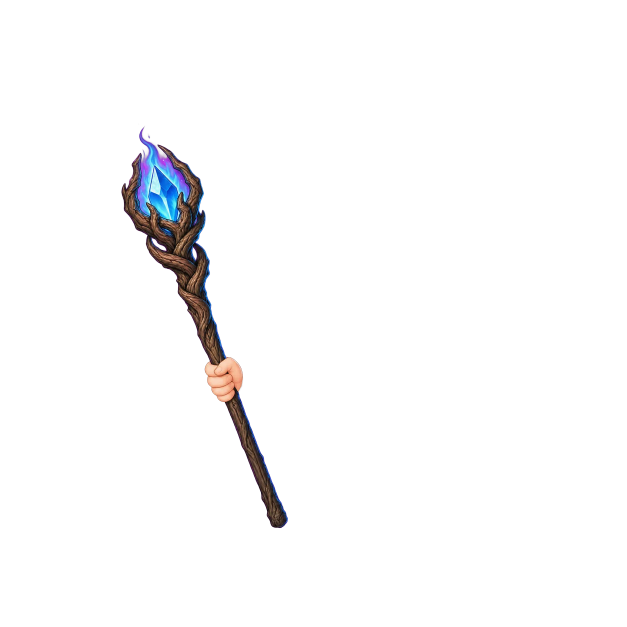
#> input picture assets/hand_objects/hand_object_001_arcane_staff_pose_002_left.png, 1254 x 1254 px, given in place of hand_object_009_violet_blade_pose_002_left_candidate.png, which was not available (shown at 1/2 size)
$ python normalize_hand_object_revision_candidates.py
#> lines starting #> are read from the running program, lines starting #| are printed output that depends on the picture; after the words box and inside, x2 and y2 are one past the last pixel; in counts of white or black regions, pixels touching at a corner belong together; pictures that were not available may be replaced by others from this repository, and a replacement may not be noted
from pathlib import Path
from PIL import Image
import numpy as np
root=Path('/home/ubuntu/Demigods')
src=root/'incoming/hand_objects/revision_2026-08-15'
out=root/'incoming/hand_objects/revision_2026-08-15/normalized'; out.mkdir(parents=True,exist_ok=True)
configs={
 'hand_object_009_violet_blade_pose_002_left_candidate.png':('hand_object_009_violet_blade_pose_002_left.png',(343,157,522,939)),
 'hand_object_012_brown_tome_pose_004_left_candidate.png':('hand_object_012_brown_tome_pose_004_left.png',(325,645,555,860)),
}
for name,(dest,target) in configs.items():
 im=Image.open(src/name).convert('RGBA'); arr=np.array(im)
#> further down, im is the input picture: PIL image 1254x1254 RGBA; mean R, G, B, A 3, 2.8, 3.3, 8.1
 rgb=arr[:,:,:3].astype(int); mx=rgb.max(2); mn=rgb.min(2)
#> after `rgb = arr[:, :, :3].astype(int)`:
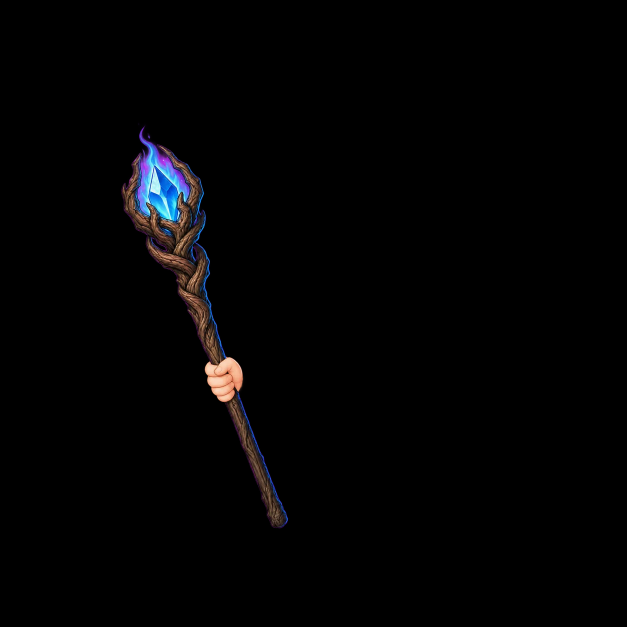
#> rgb: shape (1254, 1254, 3) int64 (shown at 1/2 size); mean R, G, B 3, 2.8, 3.3
#> after `mx = rgb.max(2)`:
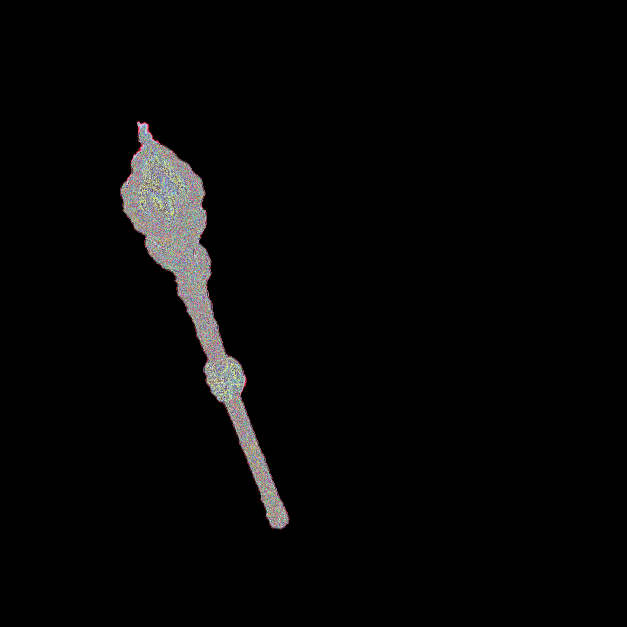
#> mx: shape (1254, 1254) int64 (shown at 1/2 size); 256 distinct labels, from 0 to 255; one colour per label, 0 black
#> after `mn = rgb.min(2)`:
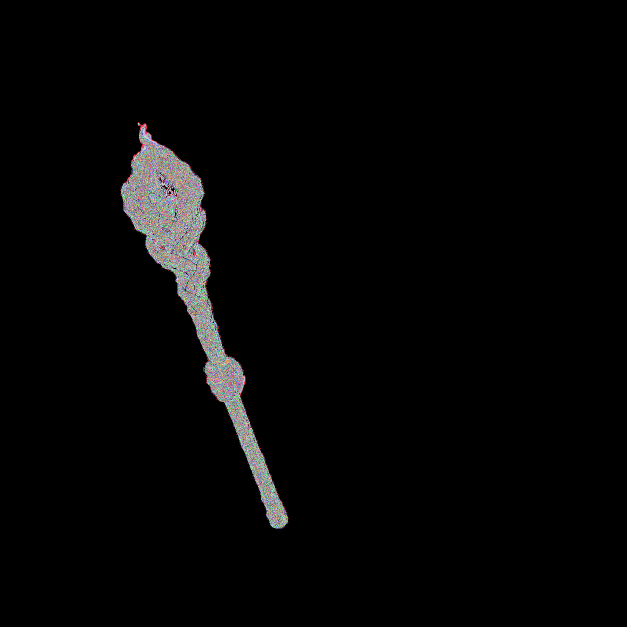
#> mn: shape (1254, 1254) int64 (shown at 1/2 size); 245 distinct labels, from 0 to 249; one colour per label, 0 black
 # remove the neutral checkerboard while preserving colored artwork and dark/cream object pixels
 mask=((mx-mn)>12) | (mn<220)
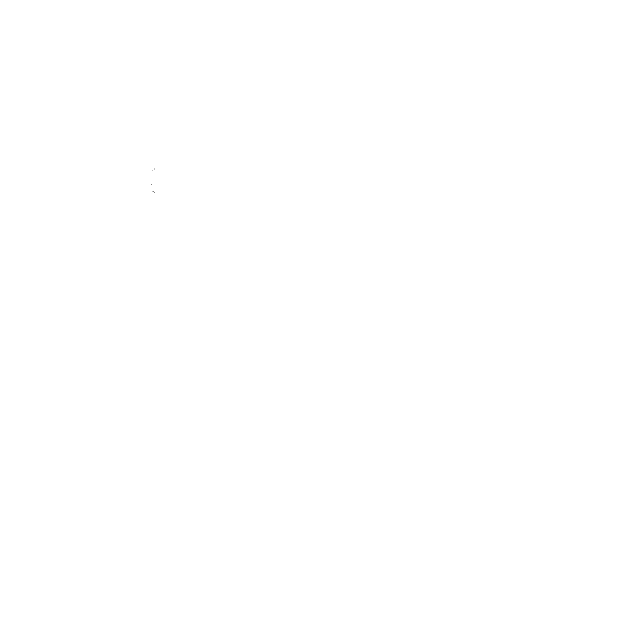
#> mask: shape (1254, 1254) bool (shown at 1/2 size); 100% white; black in thin lines or dots, all inside (x1, y1, x2, y2) = (303, 337, 310, 385)
 # retain only pixels connected to the central subject area; checkerboard is neutral and excluded above
 rgba=arr.copy(); rgba[:,:,3]=np.where(mask,255,0).astype('uint8')
 subject=Image.fromarray(rgba,'RGBA'); bbox=subject.getchannel('A').getbbox()
#> after `bbox = subject.getchannel('A').getbbox()`: bbox = (0, 0, 1254, 1254)
 if not bbox: raise SystemExit(f'{name}: no subject after background removal')
 crop=subject.crop(bbox)
 x0,y0,x1,y1=target; tw,th=x1-x0,y1-y0
 scale=min(tw/crop.width,th/crop.height)
#> scale = 0.143
 nw,nh=max(1,round(crop.width*scale)),max(1,round(crop.height*scale))
#> nw = 179; nh = 179
 crop=crop.resize((nw,nh),Image.Resampling.LANCZOS)
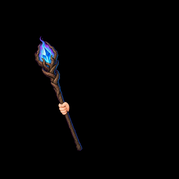
#> crop: PIL image 179x179 RGBA; mean R, G, B, A 3, 2.8, 3.3, 255; transparent parts drawn white
 canvas=Image.new('RGBA',(1254,1254),(0,0,0,0)); x=x0+(tw-nw)//2; y=y0+(th-nh)//2; canvas.alpha_composite(crop,(x,y))
#> after `canvas = Image.new('RGBA', (1254, 1254), (0, 0, 0, 0))`: canvas: PIL image 1254x1254 RGBA; every value is 0
#> after `x = x0 + (tw - nw) // 2`: x = 343
#> after `y = y0 + (th - nh) // 2`: y = 458
 canvas.save(out/dest); print(dest,'source_bbox',bbox,'crop',crop.size,'placed',(x,y,x+nw,y+nh))
#| hand_object_009_violet_blade_pose_002_left.png source_bbox (0, 0, 1254, 1254) crop (179, 179) placed (343, 458, 522, 637)
#> pass 2 of the loop `for name,(dest,target) in configs.items():`:
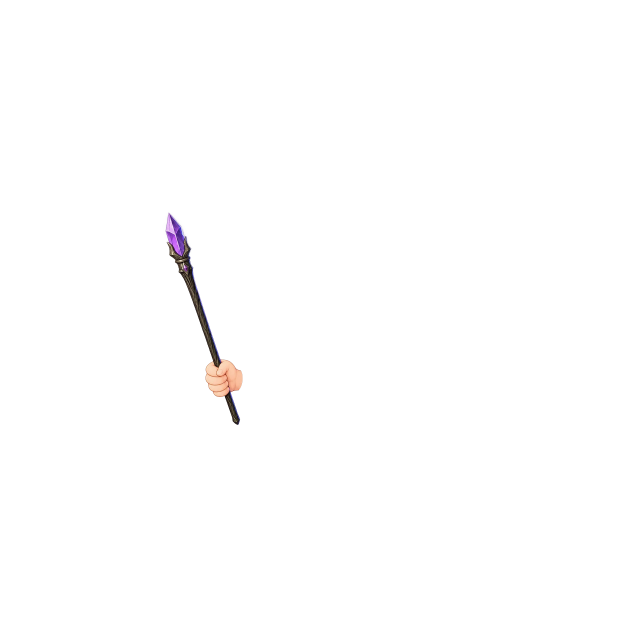
#> input picture assets/hand_objects/hand_object_003_dark_wand_pose_002_left.png, 1254 x 1254 px, given in place of hand_object_012_brown_tome_pose_004_left_candidate.png, which was not available (shown at 1/2 size)
#> im is the input picture: PIL image 1254x1254 RGBA; mean R, G, B, A 1.1, 0.8, 0.9, 1.9
#> mx: shape (1254, 1254) int64; 256 distinct labels, from 0 to 255
#> mn: shape (1254, 1254) int64; 239 distinct labels, from 0 to 250
#> `mask=((mx-mn)>12) | (mn<220)`:
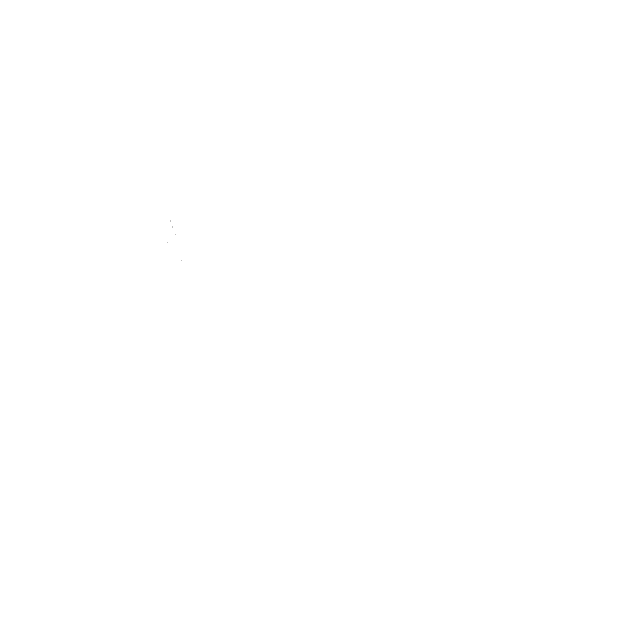
#> mask: shape (1254, 1254) bool (shown at 1/2 size); 100% white; black in thin lines or dots, all inside (x1, y1, x2, y2) = (335, 441, 363, 521)
#> crop: PIL image 215x215 RGBA
#> `canvas.alpha_composite(crop, (x, y))`:
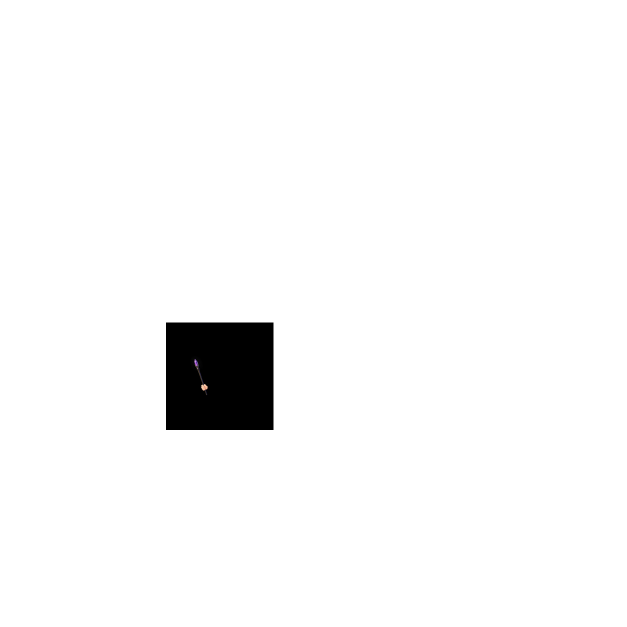
#> canvas: PIL image 1254x1254 RGBA (shown at 1/2 size); mean R, G, B, A 0, 0, 0, 7.5; transparent parts drawn white
#| hand_object_012_brown_tome_pose_004_left.png source_bbox (0, 0, 1254, 1254) crop (215, 215) placed (332, 645, 547, 860)
